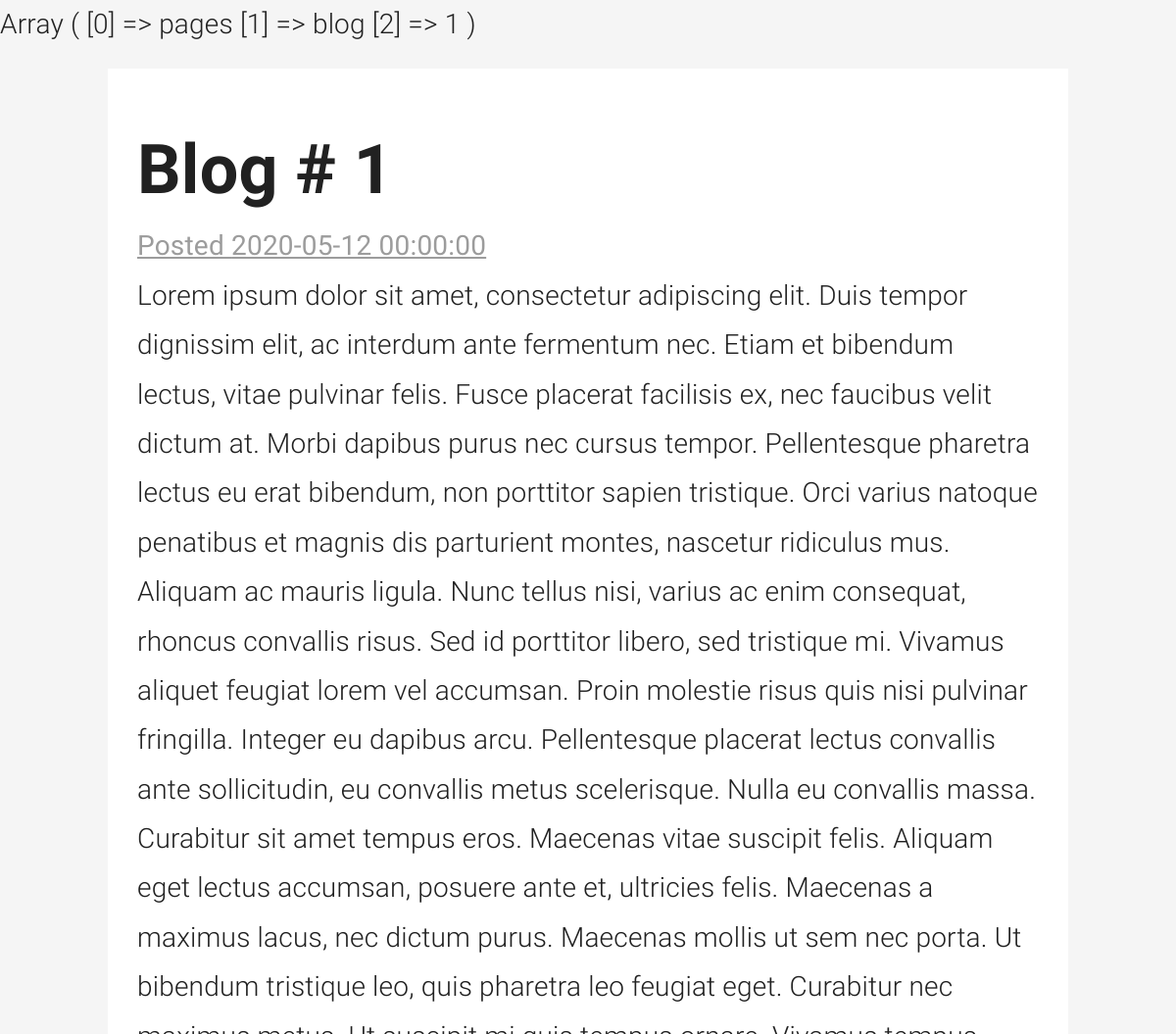
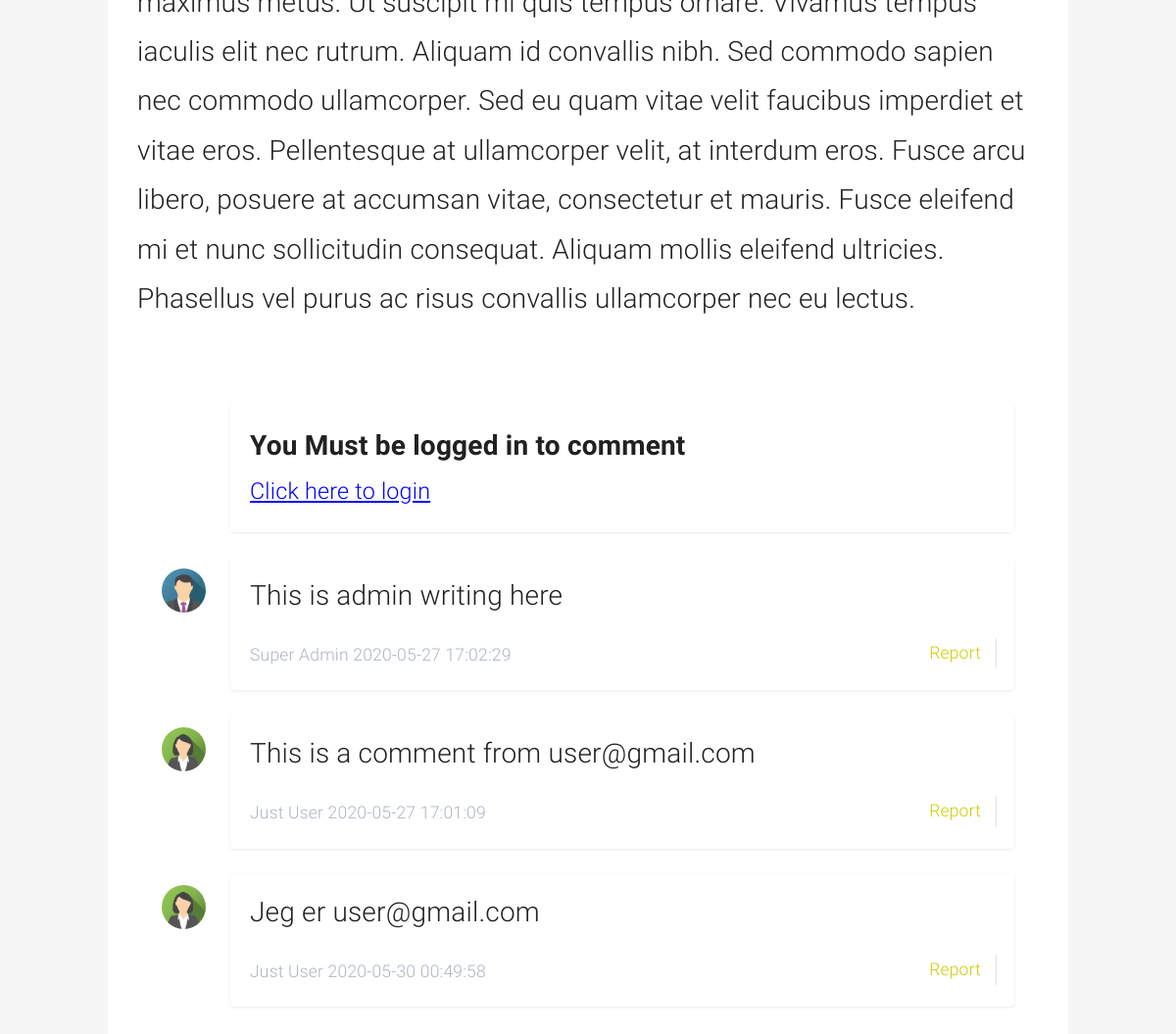
The app's page /pages/blog/1 with its own data (2 pictures, top to bottom).
### tables this page shows
CREATE TABLE `posts` (
  `id` int(11) NOT NULL,
  `author_id` int(11) NOT NULL,
  `image` text NOT NULL,
  `title` varchar(255) NOT NULL,
  `text` text NOT NULL,
  `author` varchar(255) NOT NULL,
  `published_at` datetime NOT NULL DEFAULT current_timestamp()
);

CREATE TABLE `blog_comments` (
  `blog_id` int(11) NOT NULL,
  `blog_post_id` int(11) NOT NULL,
  `blog_user_id` int(11) NOT NULL,
  `blog_user_name` varchar(255) NOT NULL,
  `blog_id_comments_from_post` int(11) NOT NULL,
  `blog_text` text NOT NULL,
  `blog_published_date` datetime NOT NULL DEFAULT current_timestamp()
);

CREATE TABLE `users` (
  `id` int(11) NOT NULL,
  `image` text NOT NULL,
  `name` varchar(255) NOT NULL,
  `email` varchar(255) NOT NULL,
  `password` varchar(255) NOT NULL,
  `created_at` datetime NOT NULL DEFAULT current_timestamp(),
  `role` varchar(255) NOT NULL DEFAULT 'regular',
  `status` varchar(255) NOT NULL,
  `active` varchar(255) NOT NULL
);

### app/libraries/Core.lib.php (called while the page is built, shortened)
<?php
    class Core {
        protected $currentMethod = 'index';
        public function __construct() {
            print_r($this -> getUrl());
            $url = $this->getUrl();
                if(($url !== false) && file_exists('../app/controllers/' . ucwords($url[0]). '.controller.php')){
                unset($url[0]);
            }
            $this->currentController = new $this->currentController;
            if(isset($url[1])) {
                if(method_exists($this -> currentController, $url[1])) {
                    $this -> currentMethod = $url[1];
                    unset($url[1]);
                }
            }
            $this -> params = $url ? array_values($url) : [];
            call_user_func_array([$this -> currentController, $this -> currentMethod], $this -> params);
        }
        public function getUrl() {
            if(isset($_GET['url'])) {
                $url = rtrim($_GET['url'], '/');
                $url = filter_var($url, FILTER_SANITIZE_URL);
                $url = explode('/', $url);
                return $url;
            } else {
                return false;
            }
        }
    }
?>

### public/index.php (called while the page is built, shortened)
<?php
    $init = new Core();
?>

### app/libraries/Database.lib.php (called while the page is built, shortened)
<?php
    class Database {
        private $host = DB_HOST;
        private $user = DB_USER;
        private $pass = DB_PASS;
        private $dbName = DB_NAME;
        private $stmt;
        public function __construct() {
            $dsn = 'mysql:hosts=' . $this -> host . ';dbname=' . $this ->dbName;
            $options = array(
                PDO::ATTR_PERSISTENT => true,
                PDO::ATTR_ERRMODE => PDO::ERRMODE_EXCEPTION
            );
            try {
                $this -> dbh = new PDO($dsn, $this -> user, $this -> pass, $options);
            } catch(PDOException $err) {
                $this -> error = $err -> getMessage();
                echo $this -> error;
            }
        }
        public function query($sql) {
            $this -> stmt = $this -> dbh -> prepare($sql);
        }
        public function bind($param, $value, $type = null){
            if(is_null($type)){
                switch(true){
                default:
                    $type = PDO::PARAM_STR;
                }
            }
            $this->stmt->bindValue($param, $value, $type);
        }
        public function execute() {
            return $this -> stmt -> execute();
        }
        public function resultSet() {
            $this -> execute();
            return $this -> stmt -> fetchAll(PDO::FETCH_OBJ);
        }
        public function single(){
            $this->execute();
            return $this->stmt->fetch(PDO::FETCH_OBJ);
         }
    }
?>

### app/models/Post.model.php (called while the page is built, shortened)
<?php
    class Post {
        private $db;
        public function __construct() {
            $this -> db = new Database;
        }
        public function getPostId($id) {
            $this->db->query('SELECT * FROM posts WHERE id = :id');
            $this->db->bind(':id', $id);
            $row = $this->db->single();
            return $row;
        }
        public function getBlogPosts($id) {
            $this -> db -> query('SELECT *
                                  FROM blog_comments AS b, users as u
                                  WHERE b.blog_user_id = u.id
                                  AND blog_id_comments_from_post = :id
                                  ORDER BY b.blog_text DESC');
            $this -> db -> bind(':id', $id);
            return $this -> db -> resultSet();
        }
    }
?>

### app/views/includes/blog_comments.inc.php (the view)
<div class="comments">
	<?php if($data['current_user']) : ?>
		<div class="comment-wrap">
				<div class="photo">
				</div>
				<div class="comment-block">
						<form action="" method="POST">
							<textarea name="blog_text" id="" cols="30" rows="2" placeholder="Add comment..."></textarea>
								<div class="bottom-comment">
									<ul class="comment-actions">
										<li class="reply">
											<input type="submit" class="btn-reply" value="Reply">
										</li>
									</ul>
								</div>
						</form>
				</div>
			</div>
		<?php else : ?>
				<div class="comment-wrap">
				<div class="photo">
				</div>
				<div class="comment-block">
						<p><strong>You Must be logged in to comment</strong></p>
						<p><small><a href="<?php echo URLROOT; ?>/users/login" style="color: blue; text-decoration: underline;">Click here to login</a></small></p>
				</div>
			</div>
	<?php endif; ?>
		<?php foreach ($data['blogs'] as $blog) : ?>
		<div class="comment-wrap">
			<div class="photo">
				<img src="<?php echo $blog -> image; ?>" alt="" class="avatar">
			</div>
			<div class="comment-block">
				<p class="comment-text">
					<?php echo $blog -> blog_text; ?>
				</p>
				<div class="bottom-comment">
					<div class="comment-date">
						<?php echo $blog -> blog_user_name; ?>
						<?php echo $blog -> blog_published_date; ?>
					</div>
					<ul class="comment-actions">
						<?php if(isset($_SESSION['user_id'])) : ?>
							<?php if($data['admin'] || $data['post'] -> author_id === $_SESSION['user_id']) : ?>
								<li class="complain">
									<a class="complain__model-btn" href="<?php echo URLROOT; ?>/pages/reportuser/<?php echo $blog -> blog_id; ?>" style="color: #CCCC00;">Report</a>
								</li>
								<li class="reply">
									<a href="<?php echo URLROOT; ?>/pages/deleteblogcomment/<?php echo $blog -> blog_id; ?>" style="color: red;">Delete</a>
								</li>
							<?php else : ?>
								<li class="complain">
									<a class="complain__model-btn" href="<?php echo URLROOT; ?>/pages/reportuser/<?php echo $blog -> blog_id; ?>" style="color: #CCCC00;">Report</a>
								</li>
							<?php endif; ?>
						<?php else : ?>
							<li class="complain">
								<a class="complain__model-btn" href="<?php echo URLROOT; ?>/pages/reportuser/<?php echo $blog -> blog_id; ?>" style="color: #CCCC00;">Report</a>
							</li>
						<?php endif; ?>
					</ul>
				</div>
			</div>
		</div>
		<?php endforeach; ?>
	</div>
</div>

### app/views/pages/blog.view.php (shortened to what this page needs)
<?php require_once APPROOT . '/views/includes/header.inc.php'; ?>
    <main class="blog-container">
        <div class="blog-container__blog-post">
        <h1 class="blog-container__blog-title"><?php echo $data['post'] -> title; ?></h1>
        <h2 class="blog-container__date">Posted <?php echo $data['post'] -> published_at; ?></h2>
        <p class="blog-container__blog-content"><?php echo $data['post'] -> text; ?></p>
        <?php require_once APPROOT . '/views/includes/blog_comments.inc.php'; ?>
    </main>
<?php require_once APPROOT . '/views/includes/footer.inc.php'; ?>

### public/assets/css/main/abstract/color-variables.css (style rules this page uses)
:root { --ff-head: "Merriweather", serif; --ff-body: "Muli", sans-serif; --fs-body: 1.8rem; --fs-h2: 4rem; --fs-h4: 2.4rem; --fs-h5: 1.8rem; --clr-head: hsla(208, 11%, 15%, 1); --clr-body: hsla(208, 9%, 31%, 0.8); --clr-accent: hsla(216, 97%, 61%, 1); --gradient-color: linear-gradient( 90deg, rgb(255, 88, 88, 0.8), rgb(240, 152, 25, 0.8) ); }

### public/assets/css/main/components/a-link.css (style rules this page uses)
a { text-decoration: none; }

### public/assets/css/main/components/card.css (style rules this page uses)
html, body { width: 100%; min-height: 100vh; font-size: 62.5%; }
body { font-family: var(--ff-body); font-size: var(--fs-body); color: var(--clr-body); line-height: 1.8; font-weight: normal; }
img { max-width: 50%; height: auto; }

### public/assets/css/main/components/comments.css (style rules this page uses)
.comments { margin: 4rem auto 0; padding: 0 1.25rem; }
.comment-wrap { margin-bottom: 1.25rem; display: table; width: 100%; min-height: 5.3125rem; }
.photo { padding-top: 0.625rem; display: table-cell; width: 3.5rem; }
.photo .avatar { height: 2.25rem; width: 2.25rem; border-radius: 50%; background-size: contain; }
.comment-block { padding: 1rem; background-color: #fff; display: table-cell; vertical-align: top; border-radius: 0.1875rem; box-shadow: 0 1px 3px 0 rgba(0, 0, 0, 0.08); }
.comment-text { margin-bottom: 1.25rem; line-height: 2rem; }
.bottom-comment { color: #acb4c2; font-size: 0.875rem; }
.comment-date { float: left; }
.comment-actions { display: flex; flex-direction: row; flex-wrap: wrap; justify-content: flex-end; }
.comment-actions li { display: inline; margin: -2px; cursor: pointer; }
.comment-actions li.complain { padding-right: 0.75rem; border-right: 1px solid #e1e5eb; }

### public/assets/css/main/components/event-card.css (style rules this page uses)
html { background-color: #f0f0f0; }
img { height: auto; max-width: 100%; vertical-align: middle; }

### public/assets/css/admin/components/sidebar.css (style rules this page uses)
* { margin: 0; padding: 0; box-sizing: border-box; }
body, html { font-family: 'Lato', sans-serif; font-size: 20px; height: 100%; position: relative; }
a { color: #fff; text-decoration: none; }

### public/assets/css/main/components/table.css (style rules this page uses)
body { font-family: 'RobotoDraft', 'Roboto', 'Helvetica Neue, Helvetica, Arial', sans-serif; font-style: normal; font-weight: 300; font-size: 1.4rem; letter-spacing: 0.01rem; color: #212121; background-color: #f5f5f5; -webkit-font-smoothing: antialiased; -moz-osx-font-smoothing: grayscale; text-rendering: optimizeLegibility; }

### public/assets/css/main/components/widget-card.css (style rules this page uses)
a { text-decoration: none; color: inherit; }

### public/assets/css/main/layouts/main.css (style rules this page uses)
img { max-width: 100%; height: auto; border-radius: 3px; }
.blog-container { max-width: 1020px; margin: 0 auto; padding: 20px; }
.blog-container__blog-post { background: #fff; margin: 0 auto 2em auto; padding: 35px 30px; }
.blog-container__blog-title { font-size: 2.5em; margin-top: 5px; }
.blog-container__date { font-size: 1em; font-weight: 400; color: #9C9C9C; margin-top: -10px; text-decoration: underline; text-decoration-color: currentColor; }

### records on screen
posts: title "Blog # 1", published_at "2020-05-12 00:00:00", text "Lorem ipsum dolor sit amet, consectetur adipiscing elit. Duis tempor dignissim elit, ac interdum ante fermentum nec. Etiam et bibendum lectus, vitae pulvinar felis. Fusce placerat facilisis ex, nec faucibus velit dictum at. Morbi dapibus purus nec cursus tempor. Pellentesque pharetra lectus eu erat bibendum, non porttitor sapien tristique. Orci varius natoque penatibus et magnis dis parturient montes, nascetur ridiculus mus. Aliquam ac mauris ligula. Nunc tellus nisi, varius ac enim consequat, rhoncus convallis risus. Sed id porttitor libero, sed tristique mi. Vivamus aliquet feugiat lorem vel accumsan. Proin molestie risus quis nisi pulvinar fringilla. Integer eu dapibus arcu. Pellentesque…"
blog_comments: users.image (picture), blog_text "This is admin writing here", blog_user_name "Super Admin", blog_published_date "2020-05-27 17:02:29"
blog_comments: users.image (picture), blog_text "This is a comment from user@gmail.com", blog_user_name "Just User", blog_published_date "2020-05-27 17:01:09"
blog_comments: users.image (picture), blog_text "Jeg er user@gmail.com", blog_user_name "Just User", blog_published_date "2020-05-30 00:49:58"
